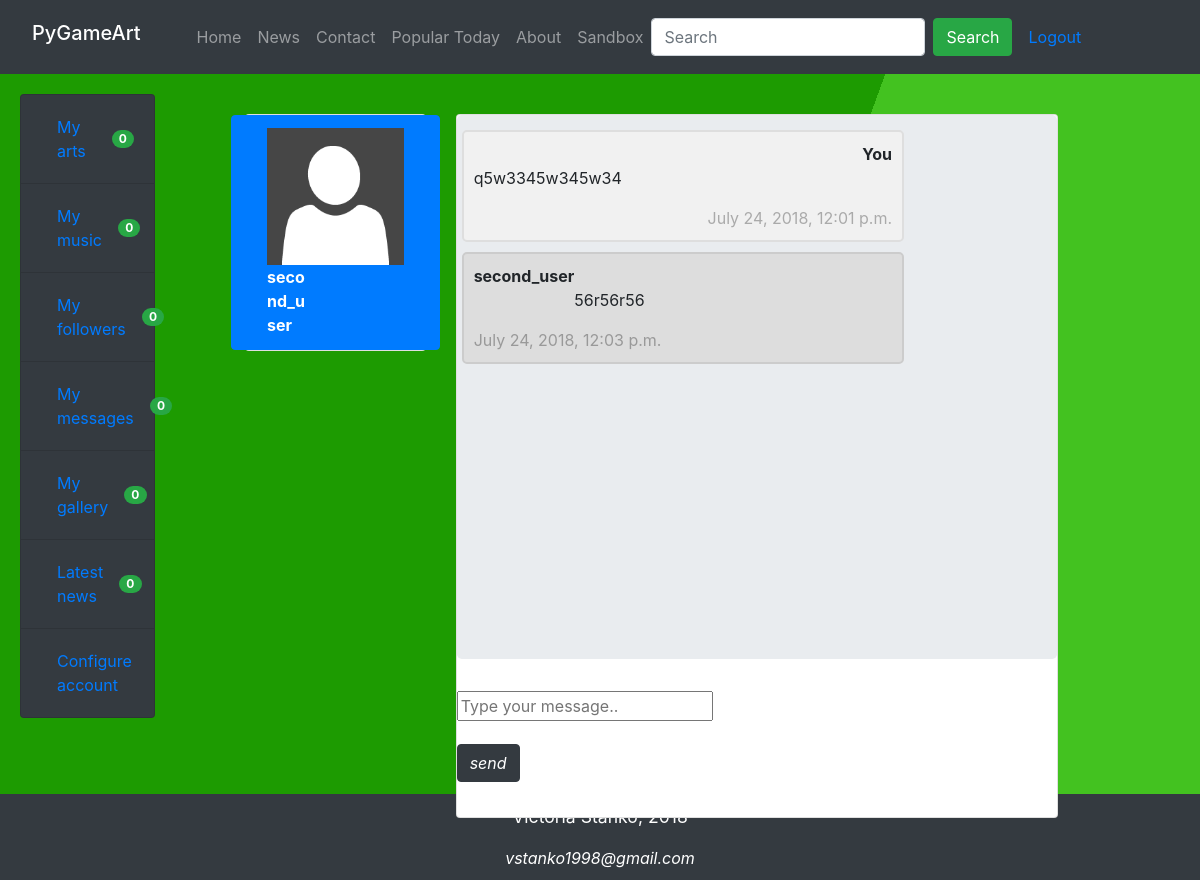
/chat/chat/3/4 (signed in), run on an earlier commit of the app's database.
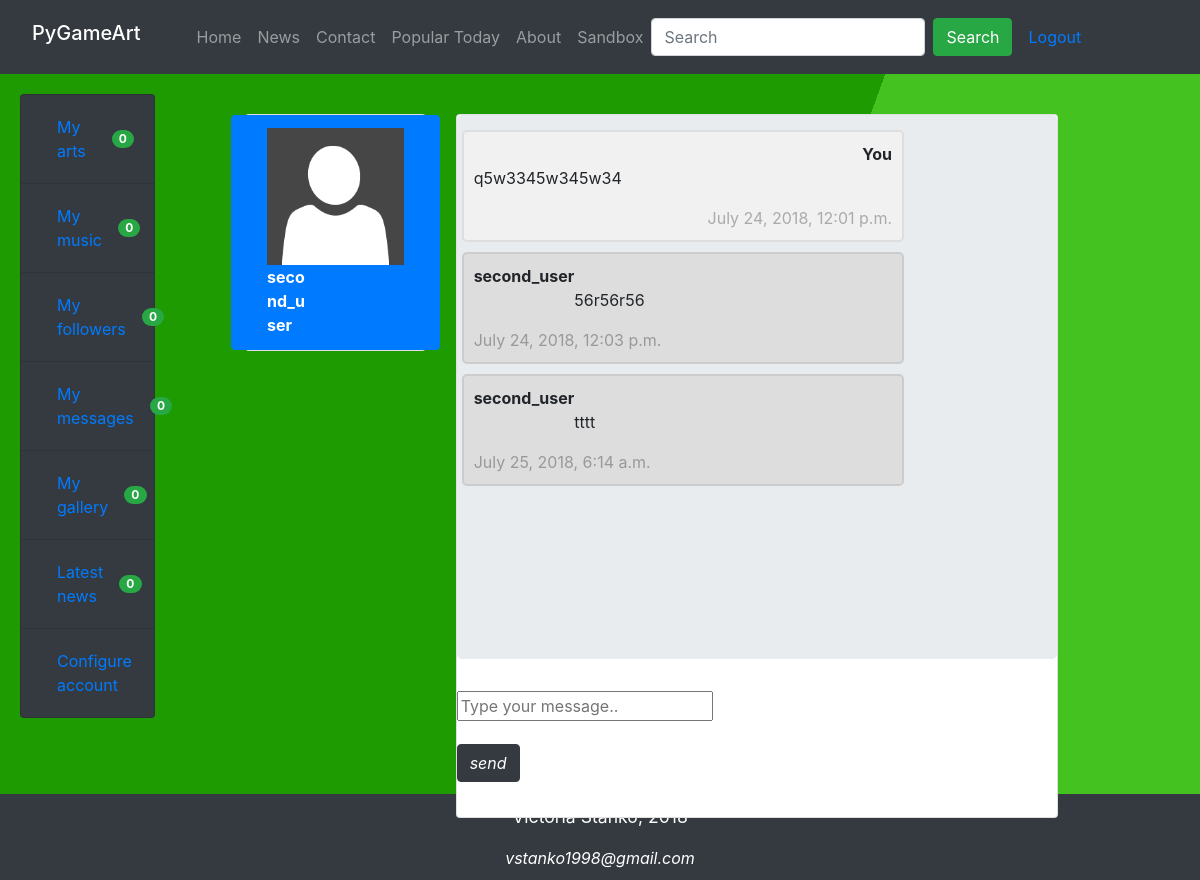
And on a later commit of the database.
### chat/models.py (models this page shows)
class Message(models.Model):
    sender = models.ForeignKey(User, on_delete=models.CASCADE, related_name='sender')
    receiver = models.ForeignKey(User, on_delete=models.CASCADE, related_name='receiver')
    message = models.CharField(max_length=1200)
    timestamp = models.DateTimeField(auto_now_add=True)
    is_read = models.BooleanField(default=False)
    def __str__(self):
        return self.message
    class Meta:
        ordering = ('timestamp',)

### chat/views.py (the view)
# urls.py: path('chat/<int:sender>/<int:receiver>', views.message_view, name='chat'),
@login_required
def message_view(request, sender, receiver):
    if request.method == "GET":
        current_user_id = request.user.id
        friends_ids = get_list_of_users_ids(current_user_id)
        users = User.objects.filter(id__in=friends_ids)
        return render(request, "messages.html",
                      {'users': users,
                       'receiver': User.objects.get(id=receiver),
                       'messages': Message.objects.filter(sender_id=sender, receiver_id=receiver) |
                                   Message.objects.filter(sender_id=receiver, receiver_id=sender)})

### accounts/models.py (called while the page is built)
    def get_friends(self):
        return self.relationships.filter(
            to_people__status=RELATIONSHIP_FOLLOWING,
            to_people__from_person=self,
            from_people__status=RELATIONSHIP_FOLLOWING,
            from_people__to_person=self)

### chat/views.py (called while the page is built)
def get_list_of_users_ids(current_user_id):
    art_user = ArtUser.objects.get(user_id=current_user_id)
    friends = art_user.get_friends()
    friends_ids = []
    for friend in friends:
        friends_ids.append(int(friend.user_id))
    return friends_ids

### chat/templates/messages.html (shortened to what this page needs)
{% extends 'chat.html' %}
{% load static %}
{% block messages %}
    {% for message in messages %}
        {% if message.sender == request.user %}
            <div class="card-body message-container" style="width: 75%; position: relative">
                <p style="float: right; font-weight: bolder" class="title">You</p>
                <br>
                <p>{{ message }}</p>
                <span class="time-right">{{ message.timestamp }}</span>
            </div>
        {% else %}
            <div class="card-body message-container darker-message" style="width: 75%; position: relative">
                <p style="float: left; font-weight: bolder" class="title">{{ message.sender }}</p>
                <br>
                <p>{{ message }}</p>
                <span class="time-left">{{ message.timestamp }}</span>
            </div>
        {% endif %}
    {% endfor %}
{% endblock %}

### chat/templates/chat.html (shortened to what this page needs)
{% extends 'base.html' %}
{% load static %}
{% block content %}
    <div class="section" style="height: 80vh">
        <div class="row">
            <div class="col-sm-3">
                <div class="card">
                    <div class="list-group">
                        {% for user in users %}
                            <a href="{% url 'chat' request.user.id user.id %}" id="user{{ user.id }}" class="list-group-item row">
                                <img src="{% static 'user-default.png' %}" class="col s4" alt="User Image">
                                <div class="col-sm-5">
                                    <span class="title" style="font-weight: bolder">{{ user.username }}</span>
                                </div>
                            </a>
                        {% endfor %}
                    </div>
                </div>
            </div>
            <div class="col-sm-9">
                <div class="card">
                    <div id="board" class="jumbotron grey lighten-3" style="height: 68vh; padding: 5px; overflow-y: scroll">
                        {% block messages %}
                        {% endblock %}
                    </div>
                    <form id="chat-box" class="form-group {% block hide %}hide{% endblock %}" method="post">
                        <div class="row">
                            <div class="col-sm-11">
                                <div class="input-field">
                                    <input id="id_message" name="message" type="text" placeholder="Type your message..">
                                </div>
                            </div>
                            <div class="col s1" style="line-height: 80px">
                                <button class="btn btn-dark"><i class="glyphicon glyphicon-pencil">send</i></button>
                            </div>
                        </div>
                    </form>
                </div>
            </div>
        </div>
    </div>
{% endblock %}

What changed in the data, as far as the page shows it:
added Message: sender "second_user", message "tttt", timestamp "July 25, 2018, 6:14 a.m."
